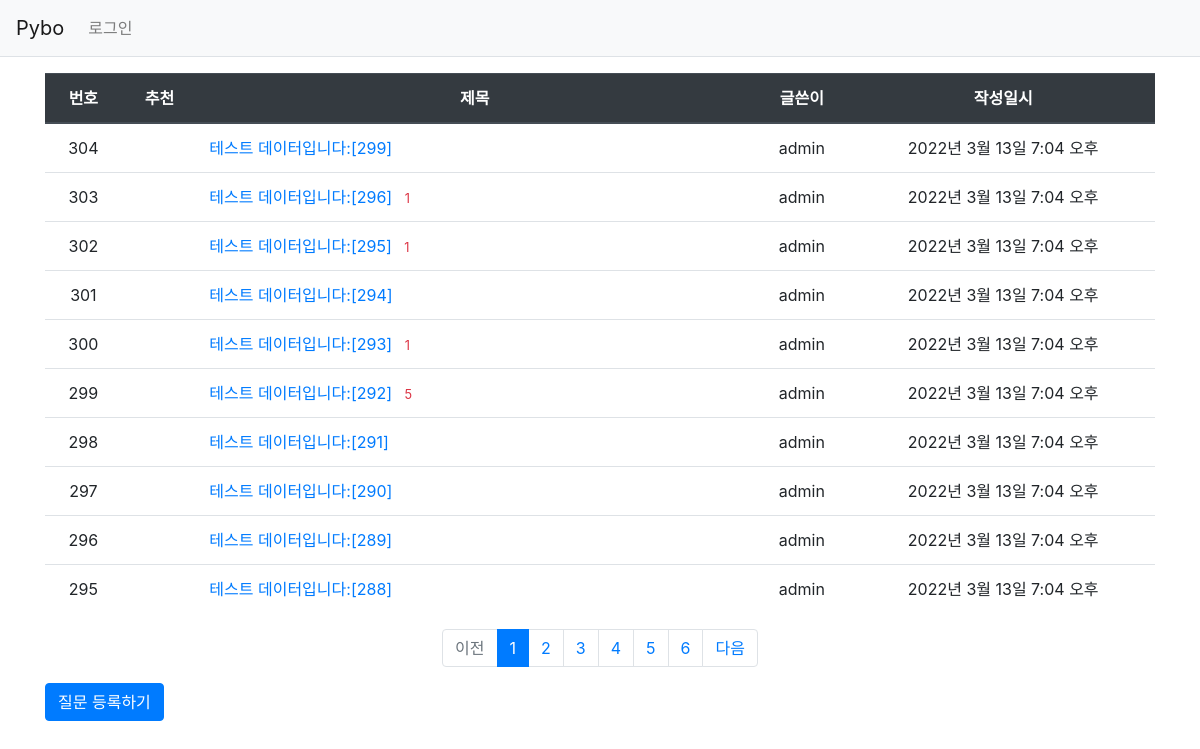
Page /pybo/ on the earlier database version.
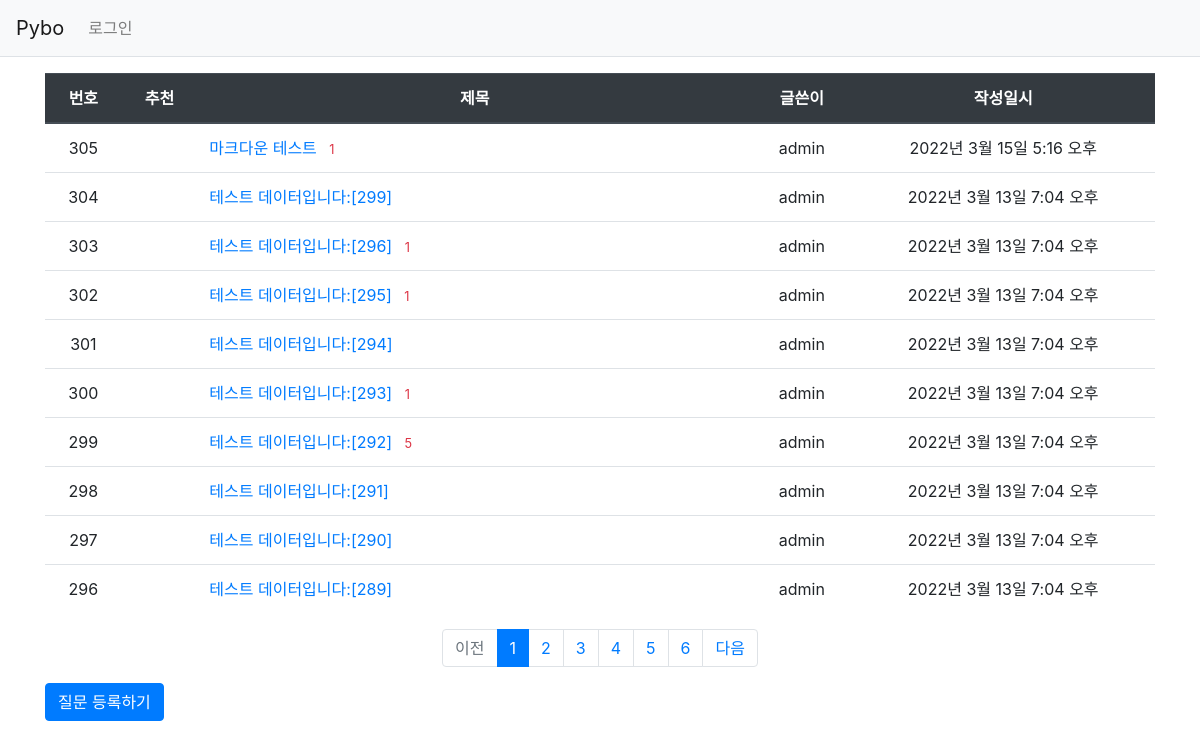
Same page on the later database version.
### pybo/models.py (models this page shows, shortened)
class Question(models.Model):
    author = models.ForeignKey(User, on_delete=models.CASCADE, related_name='author_question')
    subject = models.CharField(max_length=200)
    content = models.TextField()
    create_date = models.DateTimeField()
    ip = models.CharField(max_length=200,default=False)
    modify_date = models.DateTimeField(null=True, blank=True)
    voter = models.ManyToManyField(User, related_name='voter_question')  # 추천인 추가

### pybo/views/base_views.py (the view)
# urls.py: path('',base_views.index, name='index'),
def index(request):
    page = request.GET.get('page', '1')  # 페이지
    question_list = Question.objects.order_by('-create_date') # order_by = 정령
    paginator = Paginator(question_list, 10)  # 페이지당 10개씩 보여주기
    page_obj = paginator.get_page(page)
    context = {'question_list': page_obj}
    return render(request, 'pybo/question_list.html',context)

### pybo/templatetags/pybo_filter.py (called while the page is built)
@register.filter
def sub(value, arg):
    return value - arg

### templates/pybo/question_list.html (shortened to what this page needs)
{% extends 'base.html' %}
{% load pybo_filter %}
{% block content %}
<div class="container my-3">
    <table class="table">
        <thead>
        <tr class="text-center thead-dark">
            <th>번호</th>
            <th>추천</th>
            <th style="width:50%">제목</th>
            <th>글쓴이</th>
            <th>작성일시</th>
        </tr>
        </thead>
        <tbody>
        {% if question_list %}
        {% for question in question_list %}
        <tr class="text-center">
            <td>
                {{ question_list.paginator.count|sub:question_list.start_index|sub:forloop.counter0|add:1 }}
            </td>
            <td>
            </td>
            <td class="text-left">
                <a href="{% url 'pybo:detail' question.id %}">{{ question.subject }}</a>
                {% if question.answer_set.count > 0 %}
                <span class="text-danger small ml-2">{{ question.answer_set.count }}</span>
                {% endif %}
            </td>
            <td>{{ question.author.username }}</td>
            <td>{{ question.create_date }}</td>
        </tr>
        {% endfor %}
        {% endif %}
        </tbody>
    </table>
    <ul class="pagination justify-content-center">
            {% if question_list.has_previous %}
            {% comment %} 이전페이지가 있는지 체크 previous = 이전 {% endcomment %}
            <li class="page-item">
                <a class="page-link" href="?page={{ question_list.previous_page_number }}">이전</a>
                {% comment %} 이전페이지가 있으면 이전페이지 이전페이지로 하이퍼링크 {% endcomment %}
            </li>
            {% else %}
            <li class="page-item disabled">
                <a class="page-link" tabindex="-1" aria-disabled="true" href="#">이전</a>
            </li>
            {% endif %}
            {% for page_number in question_list.paginator.page_range %}
            {% if page_number >=  question_list.number|add:-5 and page_number <= question_list.number|add:5 %}
                {% if page_number == question_list.number %}
                <li class="page-item active" aria-current="page">
                    <a class="page-link" href="?page={{ page_number }}">{{ page_number }}</a>
                </li>
                {% else %}
                <li class="page-item">
                    <a class="page-link" href="?page={{ page_number }}">{{ page_number }}</a>
                </li>
                {% endif %}
            {% endif %}
        {% endfor %}
        {% if question_list.has_next %}
        <li class="page-item">
            <a class="page-link" href="?page={{ question_list.next_page_number }}">다음</a>
        </li>
        {% else %}
        <li class="page-item disabled">
            <a class="page-link" tabindex="-1" aria-disabled="true" href="#">다음</a>
        </li>
        {% endif %}
    </ul>
    <a href="{% url 'pybo:question_create' %}" class="btn btn-primary">질문 등록하기</a>
</div>
{% endblock %}

Differences in the rows shown:
no longer on this page (row unchanged): Question: paginator.count|sub "295", subject "테스트 데이터입니다:[288]", author.username "admin", create_date "2022년 3월 13일 7:04 오후"
added Question: paginator.count|sub "305", subject "마크다운 테스트", answer_set.count "1", author.username "admin", create_date "2022년 3월 15일 5:16 오후"
